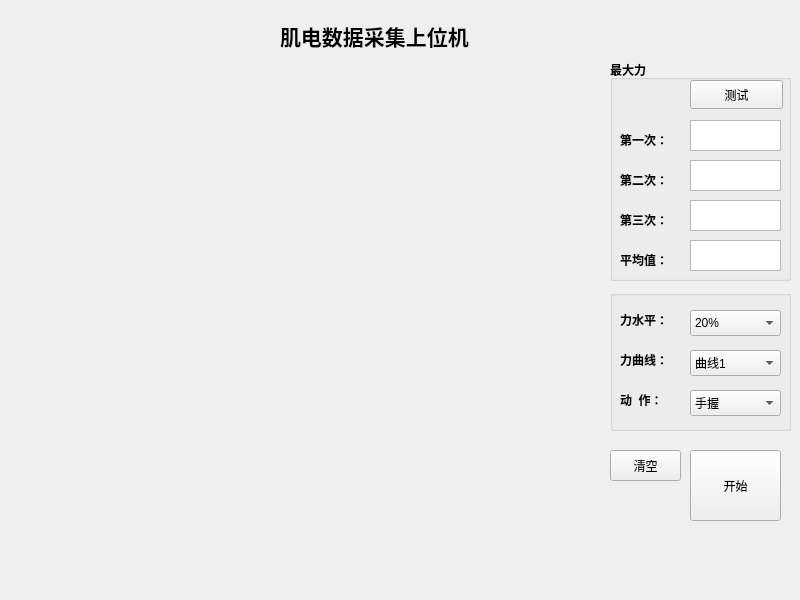
<?xml version="1.0" encoding="UTF-8"?>
<ui version="4.0">
 <class>Widget</class>
 <widget class="QWidget" name="Widget">
  <property name="geometry">
   <rect>
    <x>0</x>
    <y>0</y>
    <width>800</width>
    <height>600</height>
   </rect>
  </property>
  <property name="windowTitle">
   <string>Widget</string>
  </property>
  <widget class="QCustomPlot" name="mplot" native="true">
   <property name="geometry">
    <rect>
     <x>10</x>
     <y>70</y>
     <width>591</width>
     <height>451</height>
    </rect>
   </property>
  </widget>
  <widget class="QGroupBox" name="groupBox_1">
   <property name="geometry">
    <rect>
     <x>610</x>
     <y>60</y>
     <width>181</width>
     <height>221</height>
    </rect>
   </property>
   <property name="font">
    <font>
     <bold>true</bold>
    </font>
   </property>
   <property name="title">
    <string>最大力</string>
   </property>
   <widget class="QLabel" name="label">
    <property name="geometry">
     <rect>
      <x>10</x>
      <y>70</y>
      <width>61</width>
      <height>20</height>
     </rect>
    </property>
    <property name="font">
     <font>
      <pointsize>9</pointsize>
      <bold>true</bold>
     </font>
    </property>
    <property name="text">
     <string>第一次：</string>
    </property>
   </widget>
   <widget class="QPushButton" name="maxTest">
    <property name="geometry">
     <rect>
      <x>80</x>
      <y>20</y>
      <width>93</width>
      <height>29</height>
     </rect>
    </property>
    <property name="font">
     <font>
      <pointsize>9</pointsize>
      <bold>false</bold>
     </font>
    </property>
    <property name="text">
     <string>测试</string>
    </property>
   </widget>
   <widget class="QLabel" name="label_2">
    <property name="geometry">
     <rect>
      <x>10</x>
      <y>110</y>
      <width>61</width>
      <height>20</height>
     </rect>
    </property>
    <property name="font">
     <font>
      <pointsize>9</pointsize>
      <bold>true</bold>
     </font>
    </property>
    <property name="text">
     <string>第二次：</string>
    </property>
   </widget>
   <widget class="QTextEdit" name="textEdit_4">
    <property name="geometry">
     <rect>
      <x>80</x>
      <y>180</y>
      <width>91</width>
      <height>31</height>
     </rect>
    </property>
    <property name="readOnly">
     <bool>true</bool>
    </property>
   </widget>
   <widget class="QTextEdit" name="textEdit_3">
    <property name="geometry">
     <rect>
      <x>80</x>
      <y>140</y>
      <width>91</width>
      <height>31</height>
     </rect>
    </property>
    <property name="readOnly">
     <bool>true</bool>
    </property>
   </widget>
   <widget class="QLabel" name="label_3">
    <property name="geometry">
     <rect>
      <x>10</x>
      <y>150</y>
      <width>61</width>
      <height>20</height>
     </rect>
    </property>
    <property name="font">
     <font>
      <pointsize>9</pointsize>
      <bold>true</bold>
     </font>
    </property>
    <property name="text">
     <string>第三次：</string>
    </property>
   </widget>
   <widget class="QTextEdit" name="textEdit_2">
    <property name="geometry">
     <rect>
      <x>80</x>
      <y>100</y>
      <width>91</width>
      <height>31</height>
     </rect>
    </property>
    <property name="readOnly">
     <bool>true</bool>
    </property>
   </widget>
   <widget class="QTextEdit" name="textEdit_1">
    <property name="geometry">
     <rect>
      <x>80</x>
      <y>60</y>
      <width>91</width>
      <height>31</height>
     </rect>
    </property>
    <property name="readOnly">
     <bool>true</bool>
    </property>
   </widget>
   <widget class="QLabel" name="label_4">
    <property name="geometry">
     <rect>
      <x>10</x>
      <y>190</y>
      <width>61</width>
      <height>20</height>
     </rect>
    </property>
    <property name="font">
     <font>
      <pointsize>9</pointsize>
      <bold>true</bold>
     </font>
    </property>
    <property name="text">
     <string>平均值：</string>
    </property>
   </widget>
  </widget>
  <widget class="QPushButton" name="startButton">
   <property name="geometry">
    <rect>
     <x>690</x>
     <y>450</y>
     <width>91</width>
     <height>71</height>
    </rect>
   </property>
   <property name="text">
    <string>开始</string>
   </property>
  </widget>
  <widget class="QLabel" name="title">
   <property name="geometry">
    <rect>
     <x>280</x>
     <y>20</y>
     <width>251</width>
     <height>31</height>
    </rect>
   </property>
   <property name="font">
    <font>
     <pointsize>16</pointsize>
     <bold>true</bold>
    </font>
   </property>
   <property name="text">
    <string>肌电数据采集上位机</string>
   </property>
  </widget>
  <widget class="QPushButton" name="clearButton">
   <property name="geometry">
    <rect>
     <x>610</x>
     <y>450</y>
     <width>71</width>
     <height>31</height>
    </rect>
   </property>
   <property name="text">
    <string>清空</string>
   </property>
  </widget>
  <widget class="QGroupBox" name="groupBox_2">
   <property name="geometry">
    <rect>
     <x>610</x>
     <y>290</y>
     <width>181</width>
     <height>141</height>
    </rect>
   </property>
   <property name="title">
    <string/>
   </property>
   <widget class="QComboBox" name="gestureBox">
    <property name="geometry">
     <rect>
      <x>80</x>
      <y>100</y>
      <width>91</width>
      <height>26</height>
     </rect>
    </property>
    <property name="font">
     <font>
      <pointsize>9</pointsize>
      <bold>false</bold>
     </font>
    </property>
    <item>
     <property name="text">
      <string>手握</string>
     </property>
    </item>
    <item>
     <property name="text">
      <string>插拔</string>
     </property>
    </item>
   </widget>
   <widget class="QComboBox" name="forceBox">
    <property name="geometry">
     <rect>
      <x>80</x>
      <y>20</y>
      <width>91</width>
      <height>26</height>
     </rect>
    </property>
    <item>
     <property name="text">
      <string>20%</string>
     </property>
    </item>
    <item>
     <property name="text">
      <string>50%</string>
     </property>
    </item>
    <item>
     <property name="text">
      <string>80%</string>
     </property>
    </item>
   </widget>
   <widget class="QComboBox" name="curveBox">
    <property name="geometry">
     <rect>
      <x>80</x>
      <y>60</y>
      <width>91</width>
      <height>26</height>
     </rect>
    </property>
    <item>
     <property name="text">
      <string>曲线1</string>
     </property>
    </item>
    <item>
     <property name="text">
      <string>曲线2</string>
     </property>
    </item>
    <item>
     <property name="text">
      <string>曲线3</string>
     </property>
    </item>
   </widget>
   <widget class="QLabel" name="label_5">
    <property name="geometry">
     <rect>
      <x>10</x>
      <y>20</y>
      <width>69</width>
      <height>20</height>
     </rect>
    </property>
    <property name="font">
     <font>
      <bold>true</bold>
     </font>
    </property>
    <property name="text">
     <string>力水平：</string>
    </property>
   </widget>
   <widget class="QLabel" name="label_6">
    <property name="geometry">
     <rect>
      <x>10</x>
      <y>60</y>
      <width>69</width>
      <height>20</height>
     </rect>
    </property>
    <property name="font">
     <font>
      <bold>true</bold>
     </font>
    </property>
    <property name="text">
     <string>力曲线：</string>
    </property>
   </widget>
   <widget class="QLabel" name="label_7">
    <property name="geometry">
     <rect>
      <x>10</x>
      <y>100</y>
      <width>69</width>
      <height>20</height>
     </rect>
    </property>
    <property name="font">
     <font>
      <bold>true</bold>
     </font>
    </property>
    <property name="text">
     <string>动  作：</string>
    </property>
   </widget>
  </widget>
 </widget>
 <customwidgets>
  <customwidget>
   <class>QCustomPlot</class>
   <extends>QWidget</extends>
   <header>qcustomplot.h</header>
   <container>1</container>
  </customwidget>
 </customwidgets>
 <resources/>
 <connections/>
</ui>
